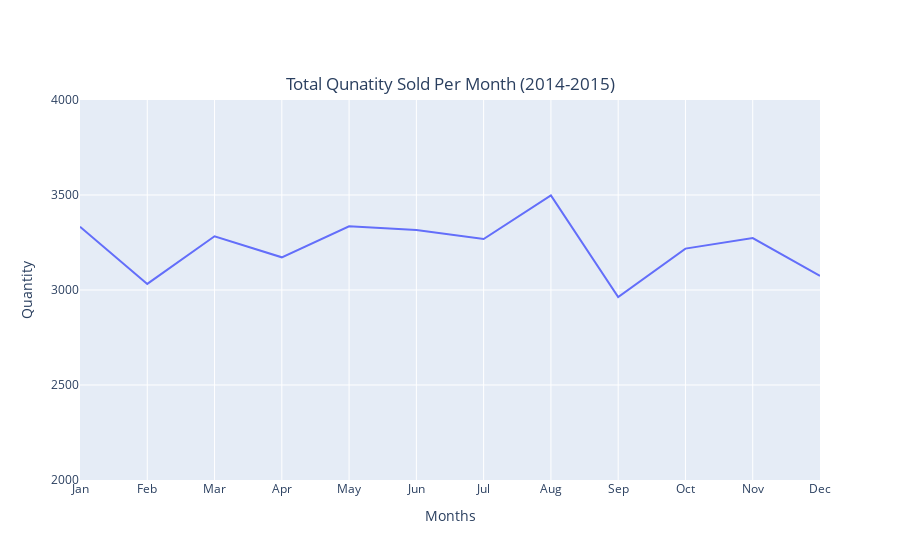

The code cell stored with this chart in its notebook:
### Code cell
#finding the total number of quantity sold per month and arranging the data according to the index
total_items = df['month'].value_counts().sort_index()

#converting the total_items into a dataframe
total_items_months = pd.DataFrame(total_items)

#creating a month list arranged in monthly order
months = ('Jan','Feb','Mar','Apr','May','Jun','Jul','Aug','Sep','Oct','Nov','Dec')

#adding the months list into the dataframe
total_items_months['months'] = months

#renaming the columns name
total_items_months.rename(columns={'month':'quantity'})

total_items_months

#Plotting the line graph to show the quantity of items sold per month
px.line(data_frame = total_items_months,x='months',y='month', title = "Total Qunatity Sold Per Month (2014-2015)",
       labels = {'month':'Quantity',
                'months':'Months'}).update_layout(title_x=0.50,title_y=0.86).update_yaxes(range=[2000,4000])

### Figure 1 — Plotly figure (JSON) as saved in the notebook; plotly's stock layout.template omitted (floating-point values rounded to 4 significant figures)
{"data": [{"hovertemplate": "Months=%{x}<br>Quantity=%{y}<extra></extra>", "legendgroup": "", "line": {"color": "#636efa", "dash": "solid"}, "marker": {"symbol": "circle"}, "mode": "lines", "name": "", "orientation": "v", "showlegend": false, "type": "scatter", "x": ["Jan", "Feb", "Mar", "Apr", "May", "Jun", "Jul", "Aug", "Sep", "Oct", "Nov", "Dec"], "xaxis": "x", "y": [3333, 3032, 3283, 3172, 3335, 3316, 3268, 3498, 2963, 3218, 3273, 3074], "yaxis": "y"}], "layout": {"legend": {"tracegroupgap": 0}, "title": {"text": "Total Qunatity Sold Per Month (2014-2015)", "x": 0.5, "y": 0.86}, "xaxis": {"anchor": "y", "domain": [0, 1], "title": {"text": "Months"}}, "yaxis": {"anchor": "x", "domain": [0, 1], "range": [2000, 4000], "title": {"text": "Quantity"}}}}
